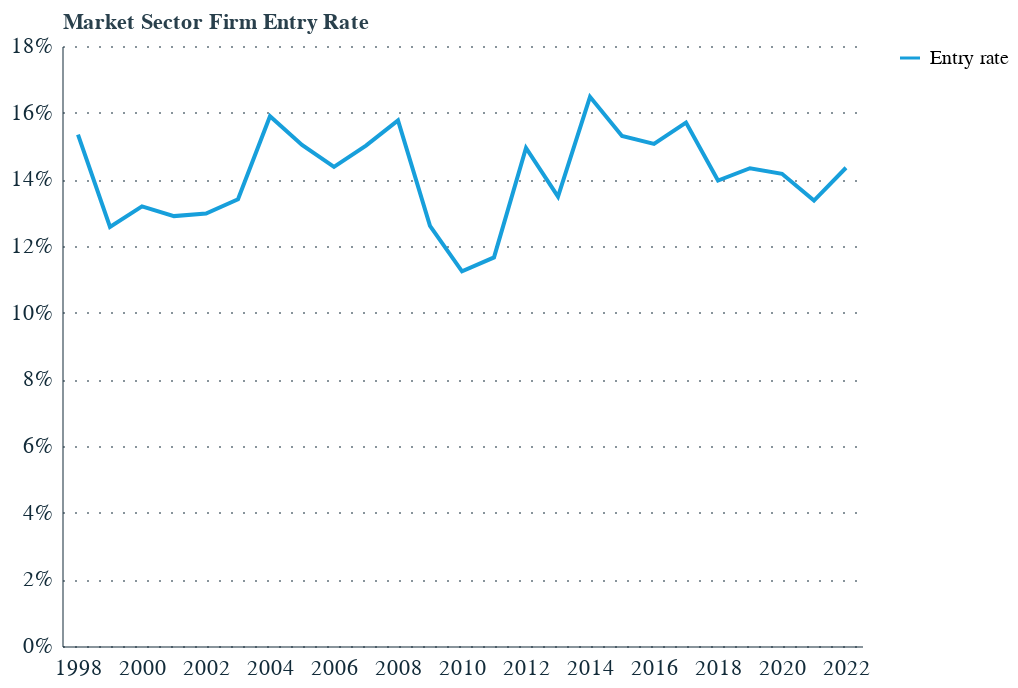

Notebook source saved alongside this figure:
### Code cell
# FIGURE 1 - ENTRY RATES

# Plot just entry rate
entry_df = whole_economy_dynamism.melt(id_vars=['year'],
                                                 value_vars=['Entry rate'])

chart = alt.Chart(entry_df).mark_line().encode(
    x=alt.X('year:O', axis=alt.Axis(
                labelExpr="datum.value % 2 == 0 ? datum.label : ''",  # Show every 2nd year
            labelAngle=0)),
    y=alt.Y('value:Q', axis=alt.Axis(format='%'), title='Market Sector Firm Entry Rate'),
    color=alt.Color('variable:N', title=None)

)

chart
#chart.save('Charts/entry_we.png', scale_factor=2)
#chart.save('Charts/entry_we.json')

### Figure 1 — Vega-Lite specification as saved in the notebook (floating-point values rounded to 4 significant figures)
{"config": {"font": "Circular Std", "mark": {"line": {"interpolate": "linear"}}, "view": {"stroke": "transparent", "width": 400, "height": 300}, "range": {"category": ["#179fdb", "#e6224b", "#f4c245", "#122b39", "#eb5c2e", "#36b7b4"], "diverging": ["#E6224B", "#E54753", "#C9C9C9", "#179FDB", "#122B39"], "heatmap": ["#C9C9C9", "#179FDB", "#0063AF", "#122B39"], "ordinal": ["#00A767", "#36B7B4", "#179FDB", "#0063AF", "#243B5A"]}, "axisX": {"labelColor": "#122b39", "tickColor": "#122b39", "domainColor": "#122b39", "domainOpacity": 0.5, "gridOpacity": 0, "labelFont": "Circular Std", "labelAngle": 0, "labelAlign": "center", "labelFontSize": 11, "labelPadding": 5, "tickCount": 10, "tickSize": 0, "title": ""}, "axisY": {"labelColor": "#122b39", "labelFont": "Circular Std", "tickColor": "#122b39", "domainColor": "#122b39", "gridColor": "#122b39", "gridDash": [1, 5], "gridOpacity": 0.5, "labelPadding": 5, "labelFontSize": 11, "domainOpacity": 0.5, "tickSize": 0, "title": null, "titleAlign": "left", "titleAngle": 0, "titleBaseline": "bottom", "titleColor": "#122b39", "titleOpacity": 0.9, "titleX": 0, "titleY": -7}}, "data": {"name": "data-a8a1e9873a875f21b4f8a35f60fa77a9"}, "mark": {"type": "line"}, "encoding": {"color": {"field": "variable", "title": null, "type": "nominal"}, "x": {"axis": {"labelAngle": 0, "labelExpr": "datum.value % 2 == 0 ? datum.label : ''"}, "field": "year", "type": "ordinal"}, "y": {"axis": {"format": "%"}, "field": "value", "title": "Market Sector Firm Entry Rate", "type": "quantitative"}}, "$schema": "https://vega.github.io/schema/vega-lite/v5.20.1.json", "datasets": {"data-a8a1e9873a875f21b4f8a35f60fa77a9": [{"year": 1998, "variable": "Entry rate", "value": 0.1534}, {"year": 1999, "variable": "Entry rate", "value": 0.1257}, {"year": 2000, "variable": "Entry rate", "value": 0.1319}, {"year": 2001, "variable": "Entry rate", "value": 0.129}, {"year": 2002, "variable": "Entry rate", "value": 0.1297}, {"year": 2003, "variable": "Entry rate", "value": 0.134}, {"year": 2004, "variable": "Entry rate", "value": 0.1589}, {"year": 2005, "variable": "Entry rate", "value": 0.1503}, {"year": 2006, "variable": "Entry rate", "value": 0.1437}, {"year": 2007, "variable": "Entry rate", "value": 0.1501}, {"year": 2008, "variable": "Entry rate", "value": 0.1577}, {"year": 2009, "variable": "Entry rate", "value": 0.1261}, {"year": 2010, "variable": "Entry rate", "value": 0.1124}, {"year": 2011, "variable": "Entry rate", "value": 0.1166}, {"year": 2012, "variable": "Entry rate", "value": 0.1494}, {"year": 2013, "variable": "Entry rate", "value": 0.1348}, {"year": 2014, "variable": "Entry rate", "value": 0.1648}, {"year": 2015, "variable": "Entry rate", "value": 0.153}, {"year": 2016, "variable": "Entry rate", "value": 0.1506}, {"year": 2017, "variable": "Entry rate", "value": 0.157}, {"year": 2018, "variable": "Entry rate", "value": 0.1396}, {"year": 2019, "variable": "Entry rate", "value": 0.1433}, {"year": 2020, "variable": "Entry rate", "value": 0.1417}, {"year": 2021, "variable": "Entry rate", "value": 0.1336}, {"year": 2022, "variable": "Entry rate", "value": 0.1435}]}}
